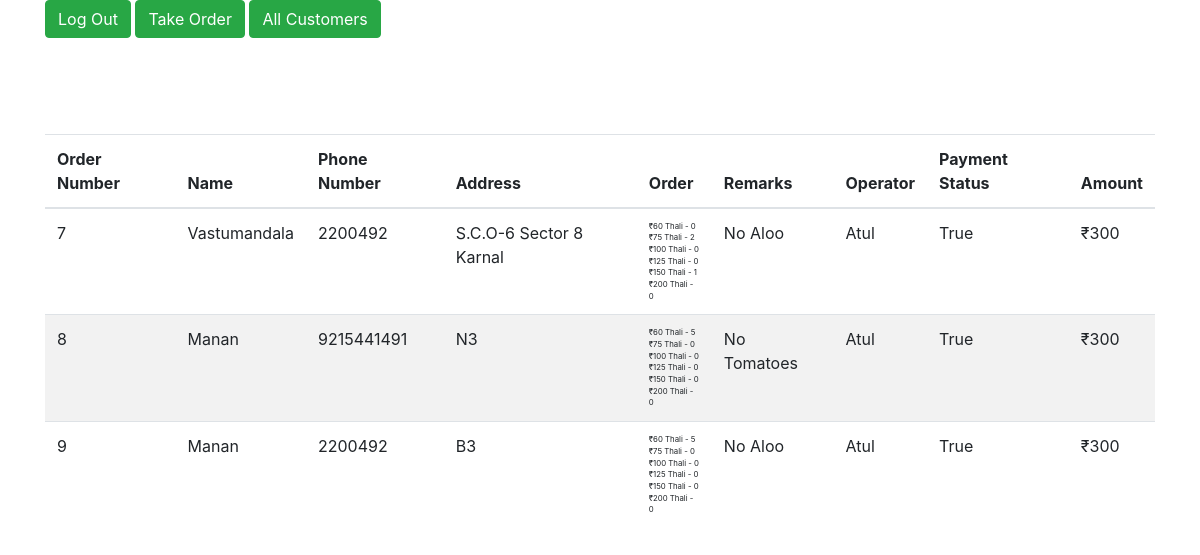
The app's page /allorders (signed in), older data.
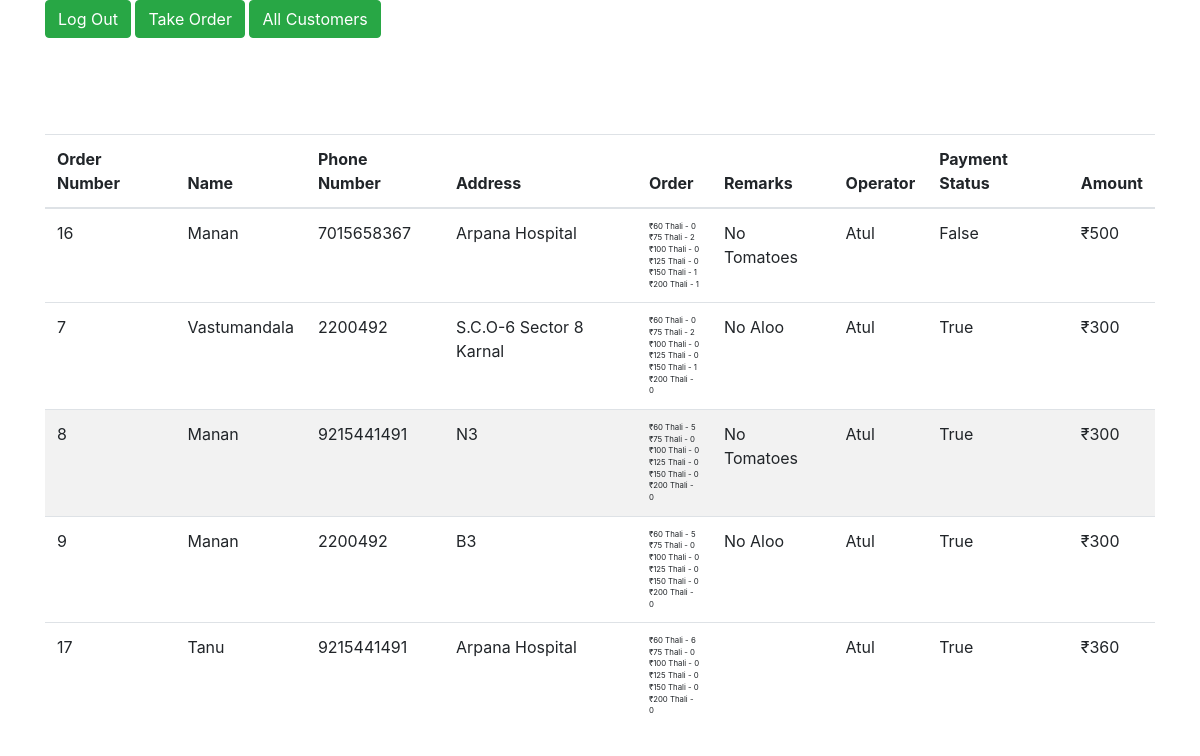
The same page, newer data.
### Billing/models.py (models this page shows, shortened)
class orders(models.Model):
    name = models.CharField(max_length=50)
    phone_number = models.CharField(max_length=15)
    address = models.CharField(max_length=250)
    quantity_60 = models.IntegerField(default=0)
    quantity_75 = models.IntegerField(default=0)
    quantity_100 = models.IntegerField(default=0)
    quantity_125 = models.IntegerField(default=0)
    quantity_150 = models.IntegerField(default=0)
    quantity_200 = models.IntegerField(default=0)
    remarks = models.CharField(max_length=1000)
    operator = models.CharField(max_length=50)
    payment_status = models.BooleanField(default=False)
    amount = models.IntegerField()
    delivery_boy = models.CharField(max_length=100)
    money_received = models.IntegerField(default=0)
    balance = models.IntegerField(default=0)

### Billing/views.py (the view)
# urls.py: path('allorders', views.order_display, name='all_orders'),
@login_required(login_url='/billing')
def order_display(request):
    print(request.user)
    if request.user.is_authenticated:
        print(request.user)
        all_orders = orders.objects.all()
        context = {
            'all_orders': all_orders,
            'user' : request.user
        }
        return render(request, 'Billing/all_orders.html', context=context)
    else:
        return redirect(index)

### Billing/templates/Billing/all_orders.html (shortened to what this page needs)
<!DOCTYPE html>
<html lang="en">
<head>
    <link rel="stylesheet" href="https://maxcdn.bootstrapcdn.com/bootstrap/4.1.0/css/bootstrap.min.css">
</head>
<body>
    <div class="container">
        <a href="{% url 'logout' %}" class="btn btn-success">Log Out</a>
        <a href="{% url 'takeorder' %}" class="btn btn-success">Take Order</a>
        <a href="{% url 'all_customers' %}" class="btn btn-success">All Customers</a>
        <br>
        <br>
        <br>
        <br>
        <br>
        <table class="table table-striped">
            <thead>
                <tr>
                    <th>Order Number</th>
                    <th>Name</th>
                    <th>Phone Number</th>
                    <th>Address</th>
                    <th>Order</th>
                    <th>Remarks</th>
                    <th>Operator</th>
                    <th>Payment Status</th>
                    <th>Amount</th>
                </tr>
            </thead>
            <tbody>
                {% for order in all_orders %}
                <tr class="clickable-row" data-href="{% url 'specific_order' order.id %}">
                    {% if order.payment_status == False %}
                        <td>{{ order.id }}</td>
                        <td>{{ order.name }}</td>
                        <td>{{ order.phone_number }}</td>
                        <td>{{ order.address }}</td>
                        <td style="font-size:0.65vw;">
                            &#8377;60 Thali - {{ order.quantity_60 }}<br>
                            &#8377;75 Thali - {{ order.quantity_75 }}<br>
                            &#8377;100 Thali - {{ order.quantity_100 }}<br>
                            &#8377;125 Thali - {{ order.quantity_125 }}<br>
                            &#8377;150 Thali - {{ order.quantity_150 }}<br>
                            &#8377;200 Thali - {{ order.quantity_200 }}<br>
                        </td>
                        <td>{{ order.remarks }}</td>
                        <td>{{ order.operator }}</td>
                        <td>{{ order.payment_status }}</td>
                        <td>&#8377;{{ order.amount }}</td>
                    {% endif %}
                </tr>
                {% endfor %}
                {% for order in all_orders %}
                    <tr class="clickable-row" data-href="{% url 'specific_order' order.id %}">
                        {% if order.payment_status == True %}
                        <td>{{ order.id }}</td>
                        <td>{{ order.name }}</td>
                        <td>{{ order.phone_number }}</td>
                        <td>{{ order.address }}</td>
                        <td style="font-size:0.65vw;">
                            &#8377;60 Thali - {{ order.quantity_60 }}
                            <br> &#8377;75 Thali - {{ order.quantity_75 }}
                            <br> &#8377;100 Thali - {{ order.quantity_100 }}
                            <br> &#8377;125 Thali - {{ order.quantity_125 }}
                            <br> &#8377;150 Thali - {{ order.quantity_150 }}
                            <br> &#8377;200 Thali - {{ order.quantity_200 }}
                            <br>
                        </td>
                        <td>{{ order.remarks }}</td>
                        <td>{{ order.operator }}</td>
                        <td>{{ order.payment_status }}</td>
                        <td>&#8377;{{ order.amount }}</td>
                        {% endif %}
                    </tr>
                {% endfor %}
            </tbody>
        </table>
    </div>
</body>
</html>

Row changes from the older to the newer data that the page shows:
added orders: id "16", name "Manan", phone_number "7015658367", address "Arpana Hospital", quantity_60 "0", quantity_75 "2", quantity_100 "0", quantity_125 "0", quantity_150 "1", quantity_200 "1", remarks "No Tomatoes", operator "Atul", payment_status "False", amount "500"
added orders: id "17", name "Tanu", phone_number "9215441491", address "Arpana Hospital", quantity_60 "6", quantity_75 "0", quantity_100 "0", quantity_125 "0", quantity_150 "0", quantity_200 "0", operator "Atul", payment_status "True", amount "360"
